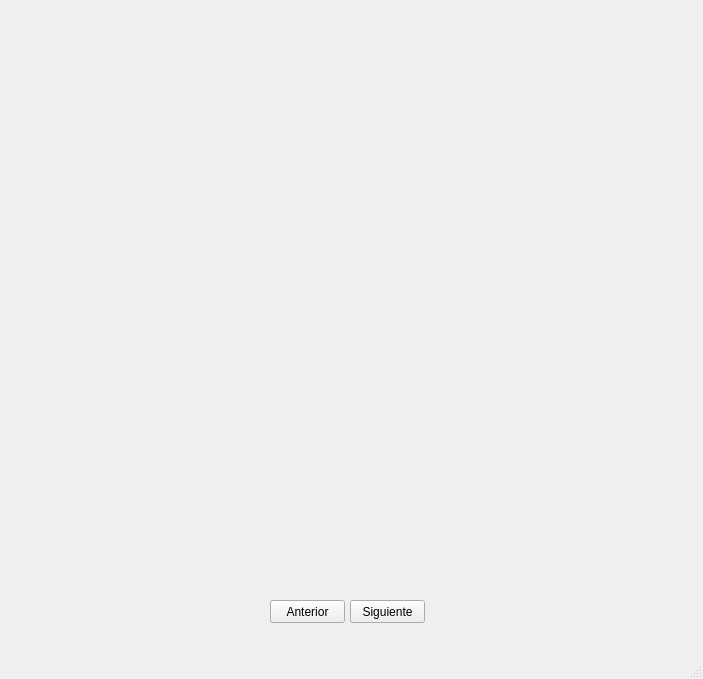
<?xml version="1.0" encoding="UTF-8"?>
<ui version="4.0">
 <class>MainWindow</class>
 <widget class="QMainWindow" name="MainWindow">
  <property name="geometry">
   <rect>
    <x>0</x>
    <y>0</y>
    <width>703</width>
    <height>679</height>
   </rect>
  </property>
  <property name="windowTitle">
   <string>Ocho Reinas</string>
  </property>
  <property name="windowIcon">
   <iconset resource="dama.qrc">
    <normaloff>:/Tablero.jpg</normaloff>:/Tablero.jpg</iconset>
  </property>
  <widget class="QWidget" name="centralWidget">
   <widget class="QLabel" name="ImagenTablero">
    <property name="geometry">
     <rect>
      <x>0</x>
      <y>0</y>
      <width>701</width>
      <height>641</height>
     </rect>
    </property>
    <property name="baseSize">
     <size>
      <width>100</width>
      <height>200</height>
     </size>
    </property>
    <property name="text">
     <string notr="true"/>
    </property>
    <property name="textFormat">
     <enum>Qt::PlainText</enum>
    </property>
    <property name="pixmap">
     <pixmap resource="dama.qrc">:/Tablero.jpg</pixmap>
    </property>
    <property name="scaledContents">
     <bool>false</bool>
    </property>
    <property name="wordWrap">
     <bool>false</bool>
    </property>
   </widget>
   <widget class="QLabel" name="dama1">
    <property name="geometry">
     <rect>
      <x>70</x>
      <y>20</y>
      <width>61</width>
      <height>61</height>
     </rect>
    </property>
    <property name="text">
     <string/>
    </property>
    <property name="pixmap">
     <pixmap resource="dama.qrc">:/reina.png</pixmap>
    </property>
    <property name="scaledContents">
     <bool>false</bool>
    </property>
    <property name="wordWrap">
     <bool>true</bool>
    </property>
   </widget>
   <widget class="QLabel" name="dama2">
    <property name="geometry">
     <rect>
      <x>70</x>
      <y>90</y>
      <width>61</width>
      <height>61</height>
     </rect>
    </property>
    <property name="text">
     <string/>
    </property>
    <property name="pixmap">
     <pixmap resource="dama.qrc">:/reina.png</pixmap>
    </property>
    <property name="scaledContents">
     <bool>false</bool>
    </property>
   </widget>
   <widget class="QLabel" name="dama3">
    <property name="geometry">
     <rect>
      <x>70</x>
      <y>160</y>
      <width>61</width>
      <height>61</height>
     </rect>
    </property>
    <property name="text">
     <string/>
    </property>
    <property name="pixmap">
     <pixmap resource="dama.qrc">:/reina.png</pixmap>
    </property>
    <property name="scaledContents">
     <bool>false</bool>
    </property>
   </widget>
   <widget class="QLabel" name="dama4">
    <property name="geometry">
     <rect>
      <x>70</x>
      <y>230</y>
      <width>61</width>
      <height>61</height>
     </rect>
    </property>
    <property name="text">
     <string/>
    </property>
    <property name="pixmap">
     <pixmap resource="dama.qrc">:/reina.png</pixmap>
    </property>
    <property name="scaledContents">
     <bool>false</bool>
    </property>
   </widget>
   <widget class="QLabel" name="dama5">
    <property name="geometry">
     <rect>
      <x>70</x>
      <y>300</y>
      <width>61</width>
      <height>61</height>
     </rect>
    </property>
    <property name="text">
     <string/>
    </property>
    <property name="pixmap">
     <pixmap resource="dama.qrc">:/reina.png</pixmap>
    </property>
    <property name="scaledContents">
     <bool>false</bool>
    </property>
   </widget>
   <widget class="QLabel" name="dama6">
    <property name="geometry">
     <rect>
      <x>70</x>
      <y>370</y>
      <width>61</width>
      <height>61</height>
     </rect>
    </property>
    <property name="text">
     <string/>
    </property>
    <property name="pixmap">
     <pixmap resource="dama.qrc">:/reina.png</pixmap>
    </property>
    <property name="scaledContents">
     <bool>false</bool>
    </property>
   </widget>
   <widget class="QLabel" name="dama7">
    <property name="geometry">
     <rect>
      <x>70</x>
      <y>440</y>
      <width>61</width>
      <height>61</height>
     </rect>
    </property>
    <property name="text">
     <string/>
    </property>
    <property name="pixmap">
     <pixmap resource="dama.qrc">:/reina.png</pixmap>
    </property>
    <property name="scaledContents">
     <bool>false</bool>
    </property>
   </widget>
   <widget class="QLabel" name="dama8">
    <property name="geometry">
     <rect>
      <x>70</x>
      <y>510</y>
      <width>61</width>
      <height>61</height>
     </rect>
    </property>
    <property name="text">
     <string/>
    </property>
    <property name="pixmap">
     <pixmap resource="dama.qrc">:/reina.png</pixmap>
    </property>
    <property name="scaledContents">
     <bool>false</bool>
    </property>
   </widget>
   <widget class="QPushButton" name="btnSiguiente">
    <property name="geometry">
     <rect>
      <x>350</x>
      <y>600</y>
      <width>75</width>
      <height>23</height>
     </rect>
    </property>
    <property name="text">
     <string>Siguiente</string>
    </property>
   </widget>
   <widget class="QLabel" name="label">
    <property name="geometry">
     <rect>
      <x>240</x>
      <y>630</y>
      <width>201</width>
      <height>21</height>
     </rect>
    </property>
    <property name="font">
     <font>
      <pointsize>14</pointsize>
     </font>
    </property>
    <property name="text">
     <string/>
    </property>
   </widget>
   <widget class="QPushButton" name="btnAnterior">
    <property name="geometry">
     <rect>
      <x>270</x>
      <y>600</y>
      <width>75</width>
      <height>23</height>
     </rect>
    </property>
    <property name="text">
     <string>Anterior</string>
    </property>
   </widget>
  </widget>
  <widget class="QMenuBar" name="menuBar">
   <property name="geometry">
    <rect>
     <x>0</x>
     <y>0</y>
     <width>703</width>
     <height>18</height>
    </rect>
   </property>
  </widget>
  <widget class="QStatusBar" name="statusBar"/>
 </widget>
 <layoutdefault spacing="6" margin="11"/>
 <resources>
  <include location="dama.qrc"/>
 </resources>
 <connections/>
</ui>
